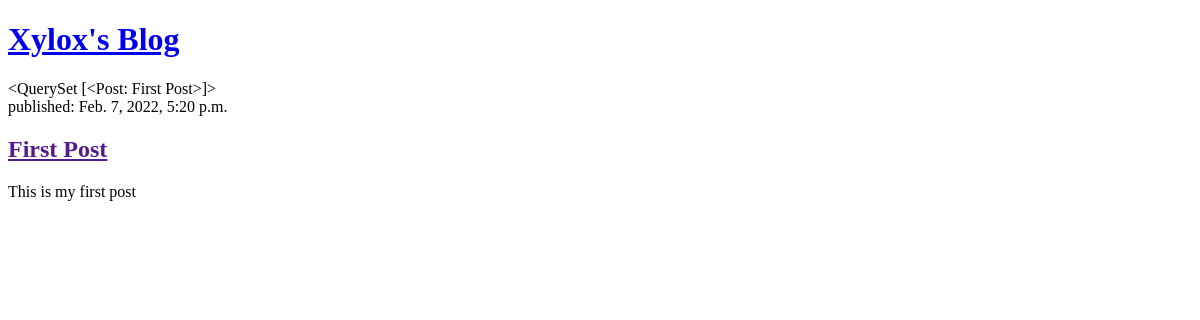
Before: / with the older database file.
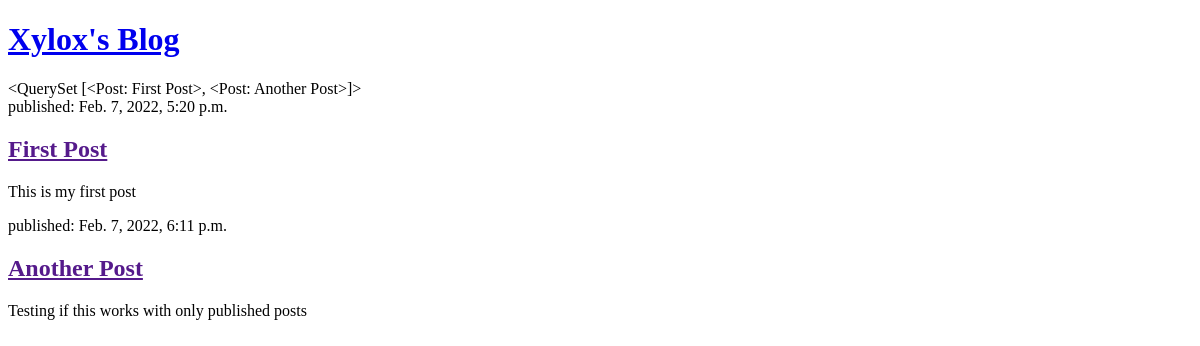
After: the same page with the newer database file.
### blog/models.py (models this page shows, shortened)
class Post(models.Model):
    author = models.ForeignKey(settings.AUTH_USER_MODEL, on_delete=models.CASCADE)
    title = models.CharField(max_length=200)
    text = models.TextField()
    created_date = models.DateTimeField(default=timezone.now)
    published_date = models.DateTimeField(blank=True, null=True)
    def __str__(self):
        return self.title

### blog/views.py (the view)
# urls.py: path('', views.post_list, name ='post_list')
def post_list(request):
    posts = Post.objects.filter(published_date__lte=timezone.now()).order_by('published_date')
    return render(request, 'blog/post_list.html', {'posts': posts})

### blog/templates/blog/post_list.html (shortened to what this page needs)
<!DOCTYPE html>
<html>
    <head>
    </head>
    <body>
        <header>
            <h1><a href="/">Xylox's Blog</a></h1>
        </header>
        {{ posts }}
        {% for post in posts %}
        <article>
            <time>published: {{ post.published_date }}</time>
            <h2><a href="">{{ post.title }}</a></h2>
            <p>{{ post.text|linebreaksbr }}</p>
        </article>
        {% endfor %}
    </body>
</html>

Changed rows visible on the page:
computed for Post "First Post": title.title "<QuerySet [<Post: First Post>]>" → "<QuerySet [<Post: First Post>, <Post: Another Post>]>"
added Post: published_date "Feb. 7, 2022, 6:11 p.m.", title "Another Post", text "Testing if this works with only published posts"
